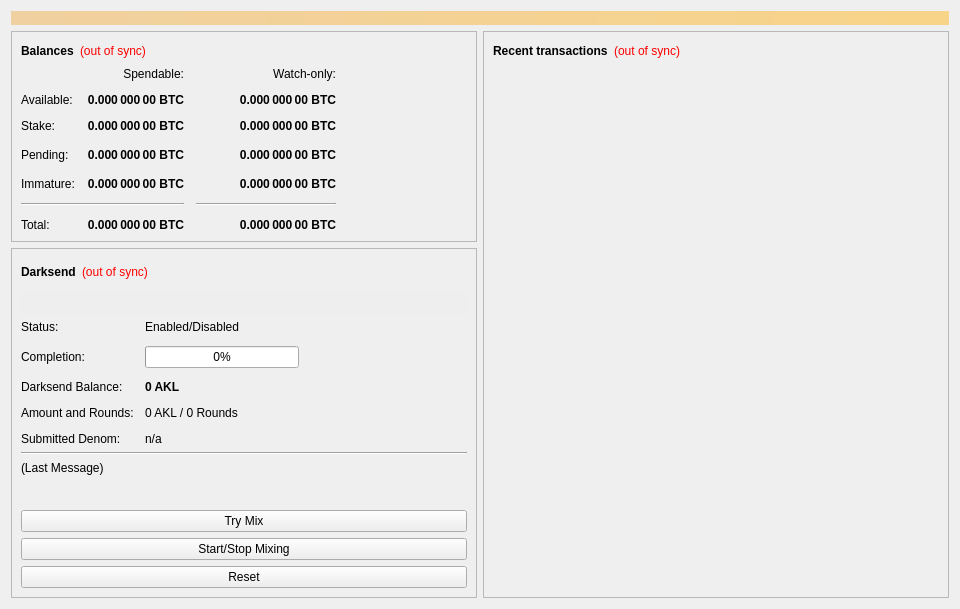
<?xml version="1.0" encoding="UTF-8"?>
<ui version="4.0">
 <class>OverviewPage</class>
 <widget class="QWidget" name="OverviewPage">
  <property name="geometry">
   <rect>
    <x>0</x>
    <y>0</y>
    <width>960</width>
    <height>594</height>
   </rect>
  </property>
  <property name="minimumSize">
   <size>
    <width>960</width>
    <height>0</height>
   </size>
  </property>
  <property name="windowTitle">
   <string>Form</string>
  </property>
  <layout class="QVBoxLayout" name="topLayout">
   <item>
    <widget class="QLabel" name="labelAlerts">
     <property name="visible">
      <bool>false</bool>
     </property>
     <property name="styleSheet">
      <string notr="true">background-color: qlineargradient(x1: 0, y1: 0, x2: 1, y2: 0, stop:0 #F0D0A0, stop:1 #F8D488); color:#000000;</string>
     </property>
     <property name="wordWrap">
      <bool>true</bool>
     </property>
     <property name="margin">
      <number>3</number>
     </property>
    </widget>
   </item>
   <item>
    <layout class="QHBoxLayout" name="horizontalLayout" stretch="1,1">
     <item>
      <layout class="QVBoxLayout" name="verticalLayout_2">
       <item>
        <widget class="QFrame" name="frame">
         <property name="frameShape">
          <enum>QFrame::StyledPanel</enum>
         </property>
         <property name="frameShadow">
          <enum>QFrame::Raised</enum>
         </property>
         <layout class="QVBoxLayout" name="verticalLayout_4">
          <item>
           <layout class="QHBoxLayout" name="horizontalLayout_4">
            <item>
             <widget class="QLabel" name="label_5">
              <property name="font">
               <font>
                <weight>75</weight>
                <bold>true</bold>
               </font>
              </property>
              <property name="text">
               <string>Balances</string>
              </property>
             </widget>
            </item>
            <item>
             <widget class="QLabel" name="labelWalletStatus">
              <property name="cursor">
               <cursorShape>WhatsThisCursor</cursorShape>
              </property>
              <property name="toolTip">
               <string>The displayed information may be out of date. Your wallet automatically synchronizes with the AkvilonCoin network after a connection is established, but this process has not completed yet.</string>
              </property>
              <property name="styleSheet">
               <string notr="true">QLabel { color: red; }</string>
              </property>
              <property name="text">
               <string notr="true">(out of sync)</string>
              </property>
              <property name="alignment">
               <set>Qt::AlignLeading|Qt::AlignLeft|Qt::AlignVCenter</set>
              </property>
             </widget>
            </item>
            <item>
             <spacer name="horizontalSpacer_3">
              <property name="orientation">
               <enum>Qt::Horizontal</enum>
              </property>
              <property name="sizeHint" stdset="0">
               <size>
                <width>40</width>
                <height>20</height>
               </size>
              </property>
             </spacer>
            </item>
           </layout>
          </item>
          <item>
           <layout class="QGridLayout" name="gridLayout">
            <property name="spacing">
             <number>12</number>
            </property>
            <item row="3" column="2">
             <widget class="QLabel" name="labelWatchPending">
              <property name="font">
               <font>
                <weight>75</weight>
                <bold>true</bold>
               </font>
              </property>
              <property name="cursor">
               <cursorShape>IBeamCursor</cursorShape>
              </property>
              <property name="toolTip">
               <string>Unconfirmed transactions to watch-only addresses</string>
              </property>
              <property name="text">
               <string notr="true">0.000 000 00 BTC</string>
              </property>
              <property name="alignment">
               <set>Qt::AlignRight|Qt::AlignTrailing|Qt::AlignVCenter</set>
              </property>
              <property name="textInteractionFlags">
               <set>Qt::LinksAccessibleByMouse|Qt::TextSelectableByKeyboard|Qt::TextSelectableByMouse</set>
              </property>
             </widget>
            </item>
            <item row="3" column="1">
             <widget class="QLabel" name="labelUnconfirmed">
              <property name="font">
               <font>
                <weight>75</weight>
                <bold>true</bold>
               </font>
              </property>
              <property name="cursor">
               <cursorShape>IBeamCursor</cursorShape>
              </property>
              <property name="toolTip">
               <string>Total of transactions that have yet to be confirmed, and do not yet count toward the spendable balance</string>
              </property>
              <property name="text">
               <string notr="true">0.000 000 00 BTC</string>
              </property>
              <property name="alignment">
               <set>Qt::AlignRight|Qt::AlignTrailing|Qt::AlignVCenter</set>
              </property>
              <property name="textInteractionFlags">
               <set>Qt::LinksAccessibleByMouse|Qt::TextSelectableByKeyboard|Qt::TextSelectableByMouse</set>
              </property>
             </widget>
            </item>
            <item row="4" column="2">
             <widget class="QLabel" name="labelWatchImmature">
              <property name="font">
               <font>
                <weight>75</weight>
                <bold>true</bold>
               </font>
              </property>
              <property name="cursor">
               <cursorShape>IBeamCursor</cursorShape>
              </property>
              <property name="toolTip">
               <string>Mined balance in watch-only addresses that has not yet matured</string>
              </property>
              <property name="text">
               <string notr="true">0.000 000 00 BTC</string>
              </property>
              <property name="alignment">
               <set>Qt::AlignRight|Qt::AlignTrailing|Qt::AlignVCenter</set>
              </property>
              <property name="textInteractionFlags">
               <set>Qt::LinksAccessibleByMouse|Qt::TextSelectableByKeyboard|Qt::TextSelectableByMouse</set>
              </property>
             </widget>
            </item>
            <item row="5" column="0" colspan="2">
             <widget class="Line" name="lineSpendableBalance">
              <property name="orientation">
               <enum>Qt::Horizontal</enum>
              </property>
             </widget>
            </item>
            <item row="5" column="2">
             <widget class="Line" name="lineWatchBalance">
              <property name="sizePolicy">
               <sizepolicy hsizetype="Preferred" vsizetype="Fixed">
                <horstretch>0</horstretch>
                <verstretch>0</verstretch>
               </sizepolicy>
              </property>
              <property name="minimumSize">
               <size>
                <width>140</width>
                <height>0</height>
               </size>
              </property>
              <property name="orientation">
               <enum>Qt::Horizontal</enum>
              </property>
             </widget>
            </item>
            <item row="6" column="0">
             <widget class="QLabel" name="labelTotalText">
              <property name="text">
               <string>Total:</string>
              </property>
             </widget>
            </item>
            <item row="4" column="1">
             <widget class="QLabel" name="labelImmature">
              <property name="font">
               <font>
                <weight>75</weight>
                <bold>true</bold>
               </font>
              </property>
              <property name="cursor">
               <cursorShape>IBeamCursor</cursorShape>
              </property>
              <property name="toolTip">
               <string>Mined balance that has not yet matured</string>
              </property>
              <property name="text">
               <string notr="true">0.000 000 00 BTC</string>
              </property>
              <property name="alignment">
               <set>Qt::AlignRight|Qt::AlignTrailing|Qt::AlignVCenter</set>
              </property>
              <property name="textInteractionFlags">
               <set>Qt::LinksAccessibleByMouse|Qt::TextSelectableByKeyboard|Qt::TextSelectableByMouse</set>
              </property>
             </widget>
            </item>
            <item row="3" column="3">
             <spacer name="horizontalSpacer_2">
              <property name="orientation">
               <enum>Qt::Horizontal</enum>
              </property>
              <property name="sizeHint" stdset="0">
               <size>
                <width>40</width>
                <height>20</height>
               </size>
              </property>
             </spacer>
            </item>
            <item row="4" column="0">
             <widget class="QLabel" name="labelImmatureText">
              <property name="text">
               <string>Immature:</string>
              </property>
             </widget>
            </item>
            <item row="6" column="1">
             <widget class="QLabel" name="labelTotal">
              <property name="font">
               <font>
                <weight>75</weight>
                <bold>true</bold>
               </font>
              </property>
              <property name="cursor">
               <cursorShape>IBeamCursor</cursorShape>
              </property>
              <property name="toolTip">
               <string>Your current total balance</string>
              </property>
              <property name="text">
               <string notr="true">0.000 000 00 BTC</string>
              </property>
              <property name="alignment">
               <set>Qt::AlignRight|Qt::AlignTrailing|Qt::AlignVCenter</set>
              </property>
              <property name="textInteractionFlags">
               <set>Qt::LinksAccessibleByMouse|Qt::TextSelectableByKeyboard|Qt::TextSelectableByMouse</set>
              </property>
             </widget>
            </item>
            <item row="6" column="2">
             <widget class="QLabel" name="labelWatchTotal">
              <property name="font">
               <font>
                <weight>75</weight>
                <bold>true</bold>
               </font>
              </property>
              <property name="cursor">
               <cursorShape>IBeamCursor</cursorShape>
              </property>
              <property name="toolTip">
               <string>Current total balance in watch-only addresses</string>
              </property>
              <property name="text">
               <string notr="true">0.000 000 00 BTC</string>
              </property>
              <property name="alignment">
               <set>Qt::AlignRight|Qt::AlignTrailing|Qt::AlignVCenter</set>
              </property>
              <property name="textInteractionFlags">
               <set>Qt::LinksAccessibleByMouse|Qt::TextSelectableByKeyboard|Qt::TextSelectableByMouse</set>
              </property>
             </widget>
            </item>
            <item row="0" column="2">
             <widget class="QLabel" name="labelWatchonly">
              <property name="text">
               <string>Watch-only:</string>
              </property>
              <property name="alignment">
               <set>Qt::AlignRight|Qt::AlignTrailing|Qt::AlignVCenter</set>
              </property>
             </widget>
            </item>
            <item row="1" column="0">
             <widget class="QLabel" name="labelBalanceText">
              <property name="text">
               <string>Available:</string>
              </property>
             </widget>
            </item>
            <item row="1" column="1">
             <widget class="QLabel" name="labelBalance">
              <property name="font">
               <font>
                <weight>75</weight>
                <bold>true</bold>
               </font>
              </property>
              <property name="cursor">
               <cursorShape>IBeamCursor</cursorShape>
              </property>
              <property name="toolTip">
               <string>Your current spendable balance</string>
              </property>
              <property name="text">
               <string notr="true">0.000 000 00 BTC</string>
              </property>
              <property name="alignment">
               <set>Qt::AlignRight|Qt::AlignTrailing|Qt::AlignVCenter</set>
              </property>
              <property name="textInteractionFlags">
               <set>Qt::LinksAccessibleByMouse|Qt::TextSelectableByKeyboard|Qt::TextSelectableByMouse</set>
              </property>
             </widget>
            </item>
            <item row="2" column="0">
             <widget class="QLabel" name="label_10">
              <property name="text">
               <string>Stake:</string>
              </property>
             </widget>
            </item>
            <item row="2" column="1">
             <widget class="QLabel" name="labelStake">
              <property name="font">
               <font>
                <weight>75</weight>
                <bold>true</bold>
               </font>
              </property>
              <property name="cursor">
               <cursorShape>IBeamCursor</cursorShape>
              </property>
              <property name="toolTip">
               <string>Total of coins that was staked, and do not yet count toward the current balance</string>
              </property>
              <property name="text">
               <string notr="true">0.000 000 00 BTC</string>
              </property>
              <property name="alignment">
               <set>Qt::AlignRight|Qt::AlignTrailing|Qt::AlignVCenter</set>
              </property>
              <property name="textInteractionFlags">
               <set>Qt::LinksAccessibleByMouse|Qt::TextSelectableByKeyboard|Qt::TextSelectableByMouse</set>
              </property>
             </widget>
            </item>
            <item row="2" column="2">
             <widget class="QLabel" name="labelWatchStake">
              <property name="font">
               <font>
                <weight>75</weight>
                <bold>true</bold>
               </font>
              </property>
              <property name="cursor">
               <cursorShape>IBeamCursor</cursorShape>
              </property>
              <property name="toolTip">
               <string>Total of coins that was staked in watch-only addresses, and do not yet count toward the current watch-only balance</string>
              </property>
              <property name="text">
               <string notr="true">0.000 000 00 BTC</string>
              </property>
              <property name="alignment">
               <set>Qt::AlignRight|Qt::AlignTrailing|Qt::AlignVCenter</set>
              </property>
              <property name="textInteractionFlags">
               <set>Qt::LinksAccessibleByMouse|Qt::TextSelectableByKeyboard|Qt::TextSelectableByMouse</set>
              </property>
             </widget>
            </item>
            <item row="1" column="2">
             <widget class="QLabel" name="labelWatchAvailable">
              <property name="font">
               <font>
                <weight>75</weight>
                <bold>true</bold>
               </font>
              </property>
              <property name="cursor">
               <cursorShape>IBeamCursor</cursorShape>
              </property>
              <property name="toolTip">
               <string>Your current balance in watch-only addresses</string>
              </property>
              <property name="text">
               <string notr="true">0.000 000 00 BTC</string>
              </property>
              <property name="alignment">
               <set>Qt::AlignRight|Qt::AlignTrailing|Qt::AlignVCenter</set>
              </property>
              <property name="textInteractionFlags">
               <set>Qt::LinksAccessibleByMouse|Qt::TextSelectableByKeyboard|Qt::TextSelectableByMouse</set>
              </property>
             </widget>
            </item>
            <item row="3" column="0">
             <widget class="QLabel" name="labelPendingText">
              <property name="text">
               <string>Pending:</string>
              </property>
             </widget>
            </item>
            <item row="0" column="1">
             <widget class="QLabel" name="labelSpendable">
              <property name="text">
               <string>Spendable:</string>
              </property>
              <property name="alignment">
               <set>Qt::AlignRight|Qt::AlignTrailing|Qt::AlignVCenter</set>
              </property>
             </widget>
            </item>
           </layout>
          </item>
         </layout>
        </widget>
       </item>
       <item>
        <widget class="QFrame" name="frameDarksend">
         <property name="sizePolicy">
          <sizepolicy hsizetype="Expanding" vsizetype="Expanding">
           <horstretch>0</horstretch>
           <verstretch>0</verstretch>
          </sizepolicy>
         </property>
         <property name="minimumSize">
          <size>
           <width>0</width>
           <height>350</height>
          </size>
         </property>
         <property name="layoutDirection">
          <enum>Qt::LeftToRight</enum>
         </property>
         <property name="frameShape">
          <enum>QFrame::StyledPanel</enum>
         </property>
         <property name="frameShadow">
          <enum>QFrame::Raised</enum>
         </property>
         <layout class="QVBoxLayout" name="verticalLayout_5">
          <item>
           <layout class="QHBoxLayout" name="horizontalLayout_5">
            <item>
             <widget class="QLabel" name="label_2">
              <property name="font">
               <font>
                <weight>75</weight>
                <bold>true</bold>
               </font>
              </property>
              <property name="text">
               <string>Darksend</string>
              </property>
             </widget>
            </item>
            <item>
             <widget class="QLabel" name="labelDarksendSyncStatus">
              <property name="toolTip">
               <string>The displayed information may be out of date. Your wallet automatically synchronizes with the AkvilonCoin network after a connection is established, but this process has not completed yet.</string>
              </property>
              <property name="styleSheet">
               <string notr="true">QLabel { color: red; }</string>
              </property>
              <property name="text">
               <string notr="true">(out of sync)</string>
              </property>
              <property name="alignment">
               <set>Qt::AlignLeading|Qt::AlignLeft|Qt::AlignVCenter</set>
              </property>
             </widget>
            </item>
            <item>
             <spacer name="horizontalSpacer_4">
              <property name="orientation">
               <enum>Qt::Horizontal</enum>
              </property>
              <property name="sizeHint" stdset="0">
               <size>
                <width>40</width>
                <height>20</height>
               </size>
              </property>
             </spacer>
            </item>
           </layout>
          </item>
          <item>
           <widget class="QPushButton" name="runAutoDenom">
            <property name="palette">
             <palette>
              <active>
               <colorrole role="WindowText">
                <brush brushstyle="SolidPattern">
                 <color alpha="255">
                  <red>0</red>
                  <green>0</green>
                  <blue>0</blue>
                 </color>
                </brush>
               </colorrole>
               <colorrole role="Button">
                <brush brushstyle="SolidPattern">
                 <color alpha="255">
                  <red>239</red>
                  <green>238</green>
                  <blue>238</blue>
                 </color>
                </brush>
               </colorrole>
               <colorrole role="Light">
                <brush brushstyle="SolidPattern">
                 <color alpha="255">
                  <red>255</red>
                  <green>255</green>
                  <blue>255</blue>
                 </color>
                </brush>
               </colorrole>
               <colorrole role="Midlight">
                <brush brushstyle="SolidPattern">
                 <color alpha="255">
                  <red>247</red>
                  <green>246</green>
                  <blue>246</blue>
                 </color>
                </brush>
               </colorrole>
               <colorrole role="Dark">
                <brush brushstyle="SolidPattern">
                 <color alpha="255">
                  <red>119</red>
                  <green>119</green>
                  <blue>119</blue>
                 </color>
                </brush>
               </colorrole>
               <colorrole role="Mid">
                <brush brushstyle="SolidPattern">
                 <color alpha="255">
                  <red>159</red>
                  <green>159</green>
                  <blue>159</blue>
                 </color>
                </brush>
               </colorrole>
               <colorrole role="Text">
                <brush brushstyle="SolidPattern">
                 <color alpha="255">
                  <red>0</red>
                  <green>0</green>
                  <blue>0</blue>
                 </color>
                </brush>
               </colorrole>
               <colorrole role="BrightText">
                <brush brushstyle="SolidPattern">
                 <color alpha="255">
                  <red>255</red>
                  <green>255</green>
                  <blue>255</blue>
                 </color>
                </brush>
               </colorrole>
               <colorrole role="ButtonText">
                <brush brushstyle="SolidPattern">
                 <color alpha="255">
                  <red>0</red>
                  <green>0</green>
                  <blue>0</blue>
                 </color>
                </brush>
               </colorrole>
               <colorrole role="Base">
                <brush brushstyle="SolidPattern">
                 <color alpha="255">
                  <red>255</red>
                  <green>255</green>
                  <blue>255</blue>
                 </color>
                </brush>
               </colorrole>
               <colorrole role="Window">
                <brush brushstyle="SolidPattern">
                 <color alpha="255">
                  <red>239</red>
                  <green>238</green>
                  <blue>238</blue>
                 </color>
                </brush>
               </colorrole>
               <colorrole role="Shadow">
                <brush brushstyle="SolidPattern">
                 <color alpha="255">
                  <red>0</red>
                  <green>0</green>
                  <blue>0</blue>
                 </color>
                </brush>
               </colorrole>
               <colorrole role="AlternateBase">
                <brush brushstyle="SolidPattern">
                 <color alpha="255">
                  <red>247</red>
                  <green>246</green>
                  <blue>246</blue>
                 </color>
                </brush>
               </colorrole>
               <colorrole role="ToolTipBase">
                <brush brushstyle="SolidPattern">
                 <color alpha="255">
                  <red>255</red>
                  <green>255</green>
                  <blue>220</blue>
                 </color>
                </brush>
               </colorrole>
               <colorrole role="ToolTipText">
                <brush brushstyle="SolidPattern">
                 <color alpha="255">
                  <red>0</red>
                  <green>0</green>
                  <blue>0</blue>
                 </color>
                </brush>
               </colorrole>
              </active>
              <inactive>
               <colorrole role="WindowText">
                <brush brushstyle="SolidPattern">
                 <color alpha="255">
                  <red>0</red>
                  <green>0</green>
                  <blue>0</blue>
                 </color>
                </brush>
               </colorrole>
               <colorrole role="Button">
                <brush brushstyle="SolidPattern">
                 <color alpha="255">
                  <red>239</red>
                  <green>238</green>
                  <blue>238</blue>
                 </color>
                </brush>
               </colorrole>
               <colorrole role="Light">
                <brush brushstyle="SolidPattern">
                 <color alpha="255">
                  <red>255</red>
                  <green>255</green>
                  <blue>255</blue>
                 </color>
                </brush>
               </colorrole>
               <colorrole role="Midlight">
                <brush brushstyle="SolidPattern">
                 <color alpha="255">
                  <red>247</red>
                  <green>246</green>
                  <blue>246</blue>
                 </color>
                </brush>
               </colorrole>
               <colorrole role="Dark">
                <brush brushstyle="SolidPattern">
                 <color alpha="255">
                  <red>119</red>
                  <green>119</green>
                  <blue>119</blue>
                 </color>
                </brush>
               </colorrole>
               <colorrole role="Mid">
                <brush brushstyle="SolidPattern">
                 <color alpha="255">
                  <red>159</red>
                  <green>159</green>
                  <blue>159</blue>
                 </color>
                </brush>
               </colorrole>
               <colorrole role="Text">
                <brush brushstyle="SolidPattern">
                 <color alpha="255">
                  <red>0</red>
                  <green>0</green>
                  <blue>0</blue>
                 </color>
                </brush>
               </colorrole>
               <colorrole role="BrightText">
                <brush brushstyle="SolidPattern">
                 <color alpha="255">
                  <red>255</red>
                  <green>255</green>
                  <blue>255</blue>
                 </color>
                </brush>
               </colorrole>
               <colorrole role="ButtonText">
                <brush brushstyle="SolidPattern">
                 <color alpha="255">
                  <red>0</red>
                  <green>0</green>
                  <blue>0</blue>
                 </color>
                </brush>
               </colorrole>
               <colorrole role="Base">
                <brush brushstyle="SolidPattern">
                 <color alpha="255">
                  <red>255</red>
                  <green>255</green>
                  <blue>255</blue>
                 </color>
                </brush>
               </colorrole>
               <colorrole role="Window">
                <brush brushstyle="SolidPattern">
                 <color alpha="255">
                  <red>239</red>
                  <green>238</green>
                  <blue>238</blue>
                 </color>
                </brush>
               </colorrole>
               <colorrole role="Shadow">
                <brush brushstyle="SolidPattern">
                 <color alpha="255">
                  <red>0</red>
                  <green>0</green>
                  <blue>0</blue>
                 </color>
                </brush>
               </colorrole>
               <colorrole role="AlternateBase">
                <brush brushstyle="SolidPattern">
                 <color alpha="255">
                  <red>247</red>
                  <green>246</green>
                  <blue>246</blue>
                 </color>
                </brush>
               </colorrole>
               <colorrole role="ToolTipBase">
                <brush brushstyle="SolidPattern">
                 <color alpha="255">
                  <red>255</red>
                  <green>255</green>
                  <blue>220</blue>
                 </color>
                </brush>
               </colorrole>
               <colorrole role="ToolTipText">
                <brush brushstyle="SolidPattern">
                 <color alpha="255">
                  <red>0</red>
                  <green>0</green>
                  <blue>0</blue>
                 </color>
                </brush>
               </colorrole>
              </inactive>
              <disabled>
               <colorrole role="WindowText">
                <brush brushstyle="SolidPattern">
                 <color alpha="255">
                  <red>119</red>
                  <green>119</green>
                  <blue>119</blue>
                 </color>
                </brush>
               </colorrole>
               <colorrole role="Button">
                <brush brushstyle="SolidPattern">
                 <color alpha="255">
                  <red>239</red>
                  <green>238</green>
                  <blue>238</blue>
                 </color>
                </brush>
               </colorrole>
               <colorrole role="Light">
                <brush brushstyle="SolidPattern">
                 <color alpha="255">
                  <red>255</red>
                  <green>255</green>
                  <blue>255</blue>
                 </color>
                </brush>
               </colorrole>
               <colorrole role="Midlight">
                <brush brushstyle="SolidPattern">
                 <color alpha="255">
                  <red>247</red>
                  <green>246</green>
                  <blue>246</blue>
                 </color>
                </brush>
               </colorrole>
               <colorrole role="Dark">
                <brush brushstyle="SolidPattern">
                 <color alpha="255">
                  <red>119</red>
                  <green>119</green>
                  <blue>119</blue>
                 </color>
                </brush>
               </colorrole>
               <colorrole role="Mid">
                <brush brushstyle="SolidPattern">
                 <color alpha="255">
                  <red>159</red>
                  <green>159</green>
                  <blue>159</blue>
                 </color>
                </brush>
               </colorrole>
               <colorrole role="Text">
                <brush brushstyle="SolidPattern">
                 <color alpha="255">
                  <red>119</red>
                  <green>119</green>
                  <blue>119</blue>
                 </color>
                </brush>
               </colorrole>
               <colorrole role="BrightText">
                <brush brushstyle="SolidPattern">
                 <color alpha="255">
                  <red>255</red>
                  <green>255</green>
                  <blue>255</blue>
                 </color>
                </brush>
               </colorrole>
               <colorrole role="ButtonText">
                <brush brushstyle="SolidPattern">
                 <color alpha="255">
                  <red>119</red>
                  <green>119</green>
                  <blue>119</blue>
                 </color>
                </brush>
               </colorrole>
               <colorrole role="Base">
                <brush brushstyle="SolidPattern">
                 <color alpha="255">
                  <red>239</red>
                  <green>238</green>
                  <blue>238</blue>
                 </color>
                </brush>
               </colorrole>
               <colorrole role="Window">
                <brush brushstyle="SolidPattern">
                 <color alpha="255">
                  <red>239</red>
                  <green>238</green>
                  <blue>238</blue>
                 </color>
                </brush>
               </colorrole>
               <colorrole role="Shadow">
                <brush brushstyle="SolidPattern">
                 <color alpha="255">
                  <red>0</red>
                  <green>0</green>
                  <blue>0</blue>
                 </color>
                </brush>
               </colorrole>
               <colorrole role="AlternateBase">
                <brush brushstyle="SolidPattern">
                 <color alpha="255">
                  <red>239</red>
                  <green>238</green>
                  <blue>238</blue>
                 </color>
                </brush>
               </colorrole>
               <colorrole role="ToolTipBase">
                <brush brushstyle="SolidPattern">
                 <color alpha="255">
                  <red>255</red>
                  <green>255</green>
                  <blue>220</blue>
                 </color>
                </brush>
               </colorrole>
               <colorrole role="ToolTipText">
                <brush brushstyle="SolidPattern">
                 <color alpha="255">
                  <red>0</red>
                  <green>0</green>
                  <blue>0</blue>
                 </color>
                </brush>
               </colorrole>
              </disabled>
             </palette>
            </property>
            <property name="focusPolicy">
             <enum>Qt::NoFocus</enum>
            </property>
            <property name="autoFillBackground">
             <bool>true</bool>
            </property>
            <property name="text">
             <string/>
            </property>
            <property name="flat">
             <bool>true</bool>
            </property>
           </widget>
          </item>
          <item>
           <layout class="QFormLayout" name="formLayout">
            <property name="fieldGrowthPolicy">
             <enum>QFormLayout::AllNonFixedFieldsGrow</enum>
            </property>
            <property name="horizontalSpacing">
             <number>11</number>
            </property>
            <property name="verticalSpacing">
             <number>12</number>
            </property>
            <item row="0" column="0">
             <widget class="QLabel" name="label_6">
              <property name="text">
               <string>Status:</string>
              </property>
             </widget>
            </item>
            <item row="1" column="0">
             <widget class="QLabel" name="label_7">
              <property name="text">
               <string>Completion:</string>
              </property>
             </widget>
            </item>
            <item row="1" column="1">
             <widget class="QProgressBar" name="darksendProgress">
              <property name="maximumSize">
               <size>
                <width>154</width>
                <height>16777215</height>
               </size>
              </property>
              <property name="value">
               <number>0</number>
              </property>
             </widget>
            </item>
            <item row="3" column="0">
             <widget class="QLabel" name="labelAnonymizedText">
              <property name="text">
               <string>Darksend Balance:</string>
              </property>
             </widget>
            </item>
            <item row="3" column="1">
             <widget class="QLabel" name="labelAnonymized">
              <property name="font">
               <font>
                <weight>75</weight>
                <bold>true</bold>
               </font>
              </property>
              <property name="text">
               <string notr="true">0 AKL</string>
              </property>
             </widget>
            </item>
            <item row="4" column="0">
             <widget class="QLabel" name="label_8">
              <property name="text">
               <string>Amount and Rounds:</string>
              </property>
             </widget>
            </item>
            <item row="4" column="1">
             <widget class="QLabel" name="labelAmountRounds">
              <property name="text">
               <string>0 AKL / 0 Rounds</string>
              </property>
             </widget>
            </item>
            <item row="5" column="0">
             <widget class="QLabel" name="label_9">
              <property name="text">
               <string>Submitted Denom:</string>
              </property>
             </widget>
            </item>
            <item row="5" column="1">
             <widget class="QLabel" name="labelSubmittedDenom">
              <property name="toolTip">
               <string>The denominations you submitted to the Masternode.&lt;br&gt;To mix, other users must submit the exact same denominations.</string>
              </property>
              <property name="text">
               <string>n/a</string>
              </property>
             </widget>
            </item>
            <item row="0" column="1">
             <widget class="QLabel" name="darksendEnabled">
              <property name="text">
               <string>Enabled/Disabled</string>
              </property>
             </widget>
            </item>
           </layout>
          </item>
          <item>
           <widget class="Line" name="lineLastMessage">
            <property name="orientation">
             <enum>Qt::Horizontal</enum>
            </property>
           </widget>
          </item>
          <item>
           <widget class="QLabel" name="darksendStatus">
            <property name="minimumSize">
             <size>
              <width>288</width>
              <height>43</height>
             </size>
            </property>
            <property name="text">
             <string>(Last Message)</string>
            </property>
            <property name="alignment">
             <set>Qt::AlignLeading|Qt::AlignLeft|Qt::AlignTop</set>
            </property>
            <property name="wordWrap">
             <bool>true</bool>
            </property>
           </widget>
          </item>
          <item>
           <widget class="QPushButton" name="darksendAuto">
            <property name="sizePolicy">
             <sizepolicy hsizetype="MinimumExpanding" vsizetype="Fixed">
              <horstretch>0</horstretch>
              <verstretch>0</verstretch>
             </sizepolicy>
            </property>
            <property name="toolTip">
             <string>Try to manually submit a Darksend request.</string>
            </property>
            <property name="text">
             <string>Try Mix</string>
            </property>
           </widget>
          </item>
          <item>
           <widget class="QPushButton" name="toggleDarksend">
            <property name="sizePolicy">
             <sizepolicy hsizetype="MinimumExpanding" vsizetype="Fixed">
              <horstretch>0</horstretch>
              <verstretch>0</verstretch>
             </sizepolicy>
            </property>
            <property name="text">
             <string>Start/Stop Mixing</string>
            </property>
           </widget>
          </item>
          <item>
           <widget class="QPushButton" name="darksendReset">
            <property name="sizePolicy">
             <sizepolicy hsizetype="MinimumExpanding" vsizetype="Fixed">
              <horstretch>0</horstretch>
              <verstretch>0</verstretch>
             </sizepolicy>
            </property>
            <property name="toolTip">
             <string>Reset the current status of Darksend (can interrupt Darksend if it's in the process of Mixing, which can cost you money!)</string>
            </property>
            <property name="autoFillBackground">
             <bool>false</bool>
            </property>
            <property name="text">
             <string>Reset</string>
            </property>
           </widget>
          </item>
         </layout>
        </widget>
       </item>
       <item>
        <spacer name="verticalSpacer">
         <property name="orientation">
          <enum>Qt::Vertical</enum>
         </property>
         <property name="sizeHint" stdset="0">
          <size>
           <width>20</width>
           <height>40</height>
          </size>
         </property>
        </spacer>
       </item>
      </layout>
     </item>
     <item>
      <layout class="QVBoxLayout" name="verticalLayout_3">
       <item>
        <widget class="QFrame" name="frame_2">
         <property name="frameShape">
          <enum>QFrame::StyledPanel</enum>
         </property>
         <property name="frameShadow">
          <enum>QFrame::Raised</enum>
         </property>
         <layout class="QVBoxLayout" name="verticalLayout">
          <item>
           <layout class="QHBoxLayout" name="horizontalLayout_2">
            <item>
             <widget class="QLabel" name="label_4">
              <property name="font">
               <font>
                <weight>75</weight>
                <bold>true</bold>
               </font>
              </property>
              <property name="text">
               <string>Recent transactions</string>
              </property>
             </widget>
            </item>
            <item>
             <widget class="QLabel" name="labelTransactionsStatus">
              <property name="cursor">
               <cursorShape>WhatsThisCursor</cursorShape>
              </property>
              <property name="toolTip">
               <string>The displayed information may be out of date. Your wallet automatically synchronizes with the AkvilonCoin network after a connection is established, but this process has not completed yet.</string>
              </property>
              <property name="styleSheet">
               <string notr="true">QLabel { color: red; }</string>
              </property>
              <property name="text">
               <string notr="true">(out of sync)</string>
              </property>
              <property name="alignment">
               <set>Qt::AlignRight|Qt::AlignTrailing|Qt::AlignVCenter</set>
              </property>
             </widget>
            </item>
            <item>
             <spacer name="horizontalSpacer">
              <property name="orientation">
               <enum>Qt::Horizontal</enum>
              </property>
              <property name="sizeHint" stdset="0">
               <size>
                <width>40</width>
                <height>20</height>
               </size>
              </property>
             </spacer>
            </item>
           </layout>
          </item>
          <item>
           <widget class="QListView" name="listTransactions">
            <property name="styleSheet">
             <string notr="true">QListView { background: transparent; }</string>
            </property>
            <property name="frameShape">
             <enum>QFrame::NoFrame</enum>
            </property>
            <property name="verticalScrollBarPolicy">
             <enum>Qt::ScrollBarAlwaysOff</enum>
            </property>
            <property name="horizontalScrollBarPolicy">
             <enum>Qt::ScrollBarAlwaysOff</enum>
            </property>
            <property name="selectionMode">
             <enum>QAbstractItemView::NoSelection</enum>
            </property>
           </widget>
          </item>
         </layout>
        </widget>
       </item>
      </layout>
     </item>
    </layout>
   </item>
  </layout>
 </widget>
 <resources/>
 <connections/>
</ui>
